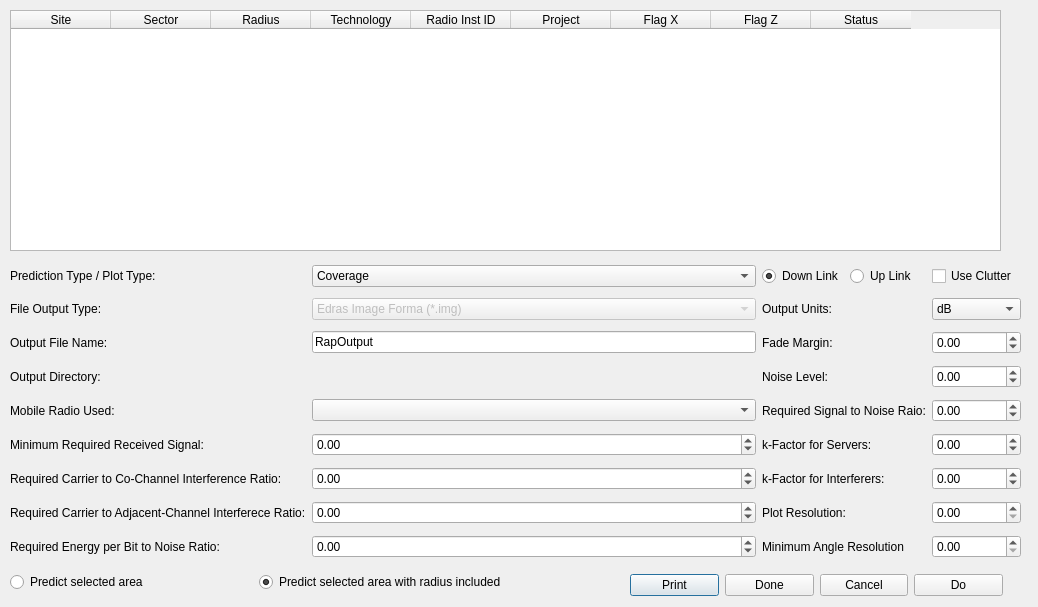
<?xml version="1.0" encoding="UTF-8"?>
<ui version="4.0">
 <class>ConfirmPrediction</class>
 <widget class="QDialog" name="ConfirmPrediction">
  <property name="geometry">
   <rect>
    <x>0</x>
    <y>0</y>
    <width>1038</width>
    <height>607</height>
   </rect>
  </property>
  <property name="sizePolicy">
   <sizepolicy hsizetype="Expanding" vsizetype="Expanding">
    <horstretch>0</horstretch>
    <verstretch>0</verstretch>
   </sizepolicy>
  </property>
  <property name="windowTitle">
   <string>Q-Rap Prediction Request Form</string>
  </property>
  <property name="windowIcon">
   <iconset resource="../DataBase/application.qrc">
    <normaloff>:/images/logo_icon.png</normaloff>:/images/logo_icon.png</iconset>
  </property>
  <widget class="QTableWidget" name="tableWidget">
   <property name="geometry">
    <rect>
     <x>10</x>
     <y>10</y>
     <width>991</width>
     <height>241</height>
    </rect>
   </property>
   <property name="sortingEnabled">
    <bool>true</bool>
   </property>
   <column>
    <property name="text">
     <string>Site</string>
    </property>
   </column>
   <column>
    <property name="text">
     <string>Sector</string>
    </property>
   </column>
   <column>
    <property name="text">
     <string>Radius</string>
    </property>
   </column>
   <column>
    <property name="text">
     <string>Technology</string>
    </property>
   </column>
   <column>
    <property name="text">
     <string>Radio Inst ID</string>
    </property>
   </column>
   <column>
    <property name="text">
     <string>Project</string>
    </property>
   </column>
   <column>
    <property name="text">
     <string>Flag X</string>
    </property>
   </column>
   <column>
    <property name="text">
     <string>Flag Z</string>
    </property>
   </column>
   <column>
    <property name="text">
     <string>Status</string>
    </property>
   </column>
  </widget>
  <widget class="QWidget" name="gridLayout">
   <property name="geometry">
    <rect>
     <x>10</x>
     <y>260</y>
     <width>1011</width>
     <height>305</height>
    </rect>
   </property>
   <layout class="QGridLayout" name="PlotInput">
    <item row="5" column="0">
     <widget class="QLabel" name="RqRxlbl">
      <property name="text">
       <string>Minimum Required Received Signal:</string>
      </property>
     </widget>
    </item>
    <item row="5" column="1">
     <widget class="QDoubleSpinBox" name="rxMinSpinBox">
      <property name="minimum">
       <double>-10000.000000000000000</double>
      </property>
      <property name="maximum">
       <double>10000.000000000000000</double>
      </property>
     </widget>
    </item>
    <item row="8" column="2">
     <widget class="QLabel" name="AngleReslbl">
      <property name="text">
       <string>Minimum Angle Resolution</string>
      </property>
     </widget>
    </item>
    <item row="7" column="2">
     <widget class="QLabel" name="plotReslbl">
      <property name="text">
       <string>Plot Resolution:</string>
      </property>
     </widget>
    </item>
    <item row="6" column="2">
     <widget class="QLabel" name="kFactorIlbl">
      <property name="text">
       <string>k-Factor for Interferers:</string>
      </property>
     </widget>
    </item>
    <item row="7" column="3">
     <widget class="QDoubleSpinBox" name="plotResolutionSpinBox">
      <property name="maximum">
       <double>10000.000000000000000</double>
      </property>
     </widget>
    </item>
    <item row="6" column="3">
     <widget class="QDoubleSpinBox" name="kFactorIntSpinBox">
      <property name="minimum">
       <double>-10000.000000000000000</double>
      </property>
      <property name="maximum">
       <double>10000.000000000000000</double>
      </property>
     </widget>
    </item>
    <item row="5" column="3">
     <widget class="QDoubleSpinBox" name="kFactorServerSpinBox">
      <property name="minimum">
       <double>-10000.000000000000000</double>
      </property>
      <property name="maximum">
       <double>10000.000000000000000</double>
      </property>
     </widget>
    </item>
    <item row="5" column="2">
     <widget class="QLabel" name="kFactorSlbl">
      <property name="text">
       <string>k-Factor for Servers:</string>
      </property>
     </widget>
    </item>
    <item row="8" column="3">
     <widget class="QDoubleSpinBox" name="minAngleResSpinBox"/>
    </item>
    <item row="6" column="0">
     <widget class="QLabel" name="RqCCIRlbl">
      <property name="text">
       <string>Required Carrier to Co-Channel Interference Ratio:</string>
      </property>
     </widget>
    </item>
    <item row="7" column="0">
     <widget class="QLabel" name="RqCAIRlbl">
      <property name="text">
       <string>Required Carrier to Adjacent-Channel Interferece Ratio:</string>
      </property>
     </widget>
    </item>
    <item row="6" column="1">
     <widget class="QDoubleSpinBox" name="rqCociSpinBox">
      <property name="minimum">
       <double>-10000.000000000000000</double>
      </property>
      <property name="maximum">
       <double>10000.000000000000000</double>
      </property>
     </widget>
    </item>
    <item row="7" column="1">
     <widget class="QDoubleSpinBox" name="rqCiadSpinBox">
      <property name="minimum">
       <double>-10000.000000000000000</double>
      </property>
      <property name="maximum">
       <double>10000.000000000000000</double>
      </property>
     </widget>
    </item>
    <item row="8" column="0">
     <widget class="QLabel" name="RqEbNolbl">
      <property name="text">
       <string>Required Energy per Bit to Noise Ratio:</string>
      </property>
     </widget>
    </item>
    <item row="8" column="1">
     <widget class="QDoubleSpinBox" name="rqEbNoSpinBox">
      <property name="minimum">
       <double>-10000.000000000000000</double>
      </property>
      <property name="maximum">
       <double>10000.000000000000000</double>
      </property>
     </widget>
    </item>
    <item row="2" column="2">
     <widget class="QLabel" name="FadeMlbl">
      <property name="text">
       <string>Fade Margin:</string>
      </property>
     </widget>
    </item>
    <item row="2" column="3">
     <widget class="QDoubleSpinBox" name="fadeMarginSpin">
      <property name="minimum">
       <double>-10000.000000000000000</double>
      </property>
      <property name="maximum">
       <double>10000.000000000000000</double>
      </property>
     </widget>
    </item>
    <item row="3" column="2">
     <widget class="QLabel" name="Nolbl">
      <property name="text">
       <string>Noise Level:</string>
      </property>
     </widget>
    </item>
    <item row="3" column="3">
     <widget class="QDoubleSpinBox" name="noiseLevelSpinBox">
      <property name="minimum">
       <double>-10000.000000000000000</double>
      </property>
      <property name="maximum">
       <double>10000.000000000000000</double>
      </property>
     </widget>
    </item>
    <item row="4" column="3">
     <widget class="QDoubleSpinBox" name="RqSNSpinBox">
      <property name="minimum">
       <double>-10000.000000000000000</double>
      </property>
      <property name="maximum">
       <double>10000.000000000000000</double>
      </property>
     </widget>
    </item>
    <item row="4" column="2">
     <widget class="QLabel" name="RqSNlbl">
      <property name="text">
       <string>Required Signal to Noise Raio:</string>
      </property>
     </widget>
    </item>
    <item row="4" column="0">
     <widget class="QLabel" name="mobilelbl">
      <property name="text">
       <string>Mobile Radio Used:</string>
      </property>
     </widget>
    </item>
    <item row="4" column="1">
     <widget class="QComboBox" name="mobileCombo"/>
    </item>
    <item row="3" column="0">
     <widget class="QLabel" name="Dirlbl">
      <property name="text">
       <string>Output Directory:</string>
      </property>
     </widget>
    </item>
    <item row="3" column="1">
     <widget class="QLabel" name="outputDirectoryEdit">
      <property name="text">
       <string/>
      </property>
     </widget>
    </item>
    <item row="2" column="0">
     <widget class="QLabel" name="filelbl">
      <property name="text">
       <string>Output File Name:</string>
      </property>
     </widget>
    </item>
    <item row="2" column="1">
     <widget class="QLineEdit" name="outputFileNameEdit">
      <property name="text">
       <string>RapOutput</string>
      </property>
     </widget>
    </item>
    <item row="1" column="1">
     <widget class="QComboBox" name="outputTypeCombo">
      <property name="enabled">
       <bool>false</bool>
      </property>
      <property name="currentIndex">
       <number>0</number>
      </property>
      <item>
       <property name="text">
        <string>Edras Image Forma (*.img)</string>
       </property>
      </item>
      <item>
       <property name="text">
        <string>GRASS</string>
       </property>
      </item>
     </widget>
    </item>
    <item row="1" column="0">
     <widget class="QLabel" name="FileTypelbl">
      <property name="text">
       <string>File Output Type:</string>
      </property>
     </widget>
    </item>
    <item row="0" column="0">
     <widget class="QLabel" name="plotlbl">
      <property name="text">
       <string>Prediction Type / Plot Type:</string>
      </property>
     </widget>
    </item>
    <item row="0" column="1">
     <widget class="QComboBox" name="plotTypeCombo">
      <property name="currentIndex">
       <number>0</number>
      </property>
      <item>
       <property name="text">
        <string>Coverage</string>
       </property>
      </item>
      <item>
       <property name="text">
        <string>Primary Server</string>
       </property>
      </item>
      <item>
       <property name="text">
        <string>Secondary Server</string>
       </property>
      </item>
      <item>
       <property name="text">
        <string>Number of Servers</string>
       </property>
      </item>
      <item>
       <property name="text">
        <string>Carrier to Co-channel Interference Ratio</string>
       </property>
      </item>
      <item>
       <property name="text">
        <string>Carrier to Adjacent-channel Interf Ratio</string>
       </property>
      </item>
      <item>
       <property name="text">
        <string>Interfered Areas</string>
       </property>
      </item>
      <item>
       <property name="text">
        <string>Number of Interferers</string>
       </property>
      </item>
      <item>
       <property name="text">
        <string>Primary Co-channel Interferers</string>
       </property>
      </item>
      <item>
       <property name="text">
        <string>Primary Adjacent-channel Interferers</string>
       </property>
      </item>
      <item>
       <property name="text">
        <string>Signal to Noise Ratio</string>
       </property>
      </item>
      <item>
       <property name="text">
        <string>Digital Elevation Model</string>
       </property>
      </item>
      <item>
       <property name="text">
        <string>Update Cell Centroids</string>
       </property>
      </item>
      <item>
       <property name="text">
        <string>Estimate Traffic Distribution</string>
       </property>
      </item>
     </widget>
    </item>
    <item row="1" column="2">
     <widget class="QLabel" name="unitlbl">
      <property name="text">
       <string>Output Units:</string>
      </property>
     </widget>
    </item>
    <item row="1" column="3">
     <widget class="QComboBox" name="displayUnitsCombo">
      <property name="currentIndex">
       <number>0</number>
      </property>
      <item>
       <property name="text">
        <string>dB</string>
       </property>
      </item>
      <item>
       <property name="text">
        <string>dBW</string>
       </property>
      </item>
      <item>
       <property name="text">
        <string>dBm</string>
       </property>
      </item>
      <item>
       <property name="text">
        <string>dBuV</string>
       </property>
      </item>
      <item>
       <property name="text">
        <string>dBuVm</string>
       </property>
      </item>
      <item>
       <property name="text">
        <string>dBWm2Hz</string>
       </property>
      </item>
      <item>
       <property name="text">
        <string>dBWm2</string>
       </property>
      </item>
     </widget>
    </item>
    <item row="0" column="3">
     <widget class="QCheckBox" name="useClutterCheckBox">
      <property name="enabled">
       <bool>true</bool>
      </property>
      <property name="text">
       <string>Use Clutter </string>
      </property>
     </widget>
    </item>
    <item row="0" column="2">
     <layout class="QHBoxLayout" name="UpDownLink">
      <item>
       <widget class="QRadioButton" name="downLinkRadio">
        <property name="text">
         <string>Down Link</string>
        </property>
        <property name="checked">
         <bool>true</bool>
        </property>
       </widget>
      </item>
      <item>
       <widget class="QRadioButton" name="upLinkRadio">
        <property name="text">
         <string>Up Link</string>
        </property>
       </widget>
      </item>
     </layout>
    </item>
   </layout>
  </widget>
  <widget class="QWidget" name="horizontalLayout">
   <property name="geometry">
    <rect>
     <x>630</x>
     <y>570</y>
     <width>373</width>
     <height>31</height>
    </rect>
   </property>
   <layout class="QHBoxLayout">
    <item>
     <widget class="QPushButton" name="pushButtonPrint">
      <property name="text">
       <string>Print</string>
      </property>
     </widget>
    </item>
    <item>
     <widget class="QPushButton" name="btnDone">
      <property name="text">
       <string>Done</string>
      </property>
     </widget>
    </item>
    <item>
     <widget class="QPushButton" name="btnCancel">
      <property name="text">
       <string>Cancel</string>
      </property>
     </widget>
    </item>
    <item>
     <widget class="QPushButton" name="btnDo">
      <property name="text">
       <string>Do</string>
      </property>
     </widget>
    </item>
   </layout>
  </widget>
  <widget class="QWidget" name="horizontalLayout_2">
   <property name="geometry">
    <rect>
     <x>10</x>
     <y>570</y>
     <width>496</width>
     <height>25</height>
    </rect>
   </property>
   <layout class="QHBoxLayout">
    <item>
     <widget class="QRadioButton" name="radioArea">
      <property name="text">
       <string>Predict selected area</string>
      </property>
     </widget>
    </item>
    <item>
     <widget class="QRadioButton" name="radioRadius">
      <property name="text">
       <string>Predict selected area with radius included</string>
      </property>
      <property name="checked">
       <bool>true</bool>
      </property>
     </widget>
    </item>
   </layout>
  </widget>
 </widget>
 <resources>
  <include location="../DataBase/application.qrc"/>
 </resources>
 <connections/>
</ui>
